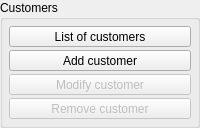
    <widget class="QGroupBox" name="gb_customers">
     <property name="title">
      <string>Customers</string>
     </property>
     <layout class="QVBoxLayout" name="verticalLayout_5">
      <property name="spacing">
       <number>3</number>
      </property>
      <property name="margin">
       <number>6</number>
      </property>
      <item>
       <widget class="QToolButton" name="tbtn_view_customers">
        <property name="sizePolicy">
         <sizepolicy hsizetype="Minimum" vsizetype="Fixed">
          <horstretch>0</horstretch>
          <verstretch>0</verstretch>
         </sizepolicy>
        </property>
        <property name="statusTip">
         <string>View list of customers</string>
        </property>
        <property name="text">
         <string>List of customers</string>
        </property>
        <property name="icon">
         <iconset resource="../rc/resources.qrc">
          <normaloff>:/images/images/view.png</normaloff>:/images/images/view.png</iconset>
        </property>
        <property name="iconSize">
         <size>
          <width>16</width>
          <height>16</height>
         </size>
        </property>
        <property name="checkable">
         <bool>true</bool>
        </property>
        <property name="toolButtonStyle">
         <enum>Qt::ToolButtonTextBesideIcon</enum>
        </property>
       </widget>
      </item>
      <item>
       <widget class="QToolButton" name="tbtn_add_customer">
        <property name="sizePolicy">
         <sizepolicy hsizetype="Minimum" vsizetype="Fixed">
          <horstretch>0</horstretch>
          <verstretch>0</verstretch>
         </sizepolicy>
        </property>
        <property name="statusTip">
         <string>Add a new customer</string>
        </property>
        <property name="text">
         <string>Add customer</string>
        </property>
        <property name="icon">
         <iconset resource="../rc/resources.qrc">
          <normaloff>:/images/images/customer_add.png</normaloff>:/images/images/customer_add.png</iconset>
        </property>
        <property name="iconSize">
         <size>
          <width>16</width>
          <height>16</height>
         </size>
        </property>
        <property name="toolButtonStyle">
         <enum>Qt::ToolButtonTextBesideIcon</enum>
        </property>
       </widget>
      </item>
      <item>
       <widget class="QToolButton" name="tbtn_modify_customer">
        <property name="enabled">
         <bool>false</bool>
        </property>
        <property name="sizePolicy">
         <sizepolicy hsizetype="Minimum" vsizetype="Fixed">
          <horstretch>0</horstretch>
          <verstretch>0</verstretch>
         </sizepolicy>
        </property>
        <property name="statusTip">
         <string>Modify the selected customer</string>
        </property>
        <property name="text">
         <string>Modify customer</string>
        </property>
        <property name="icon">
         <iconset resource="../rc/resources.qrc">
          <normaloff>:/images/images/customer_modify.png</normaloff>:/images/images/customer_modify.png</iconset>
        </property>
        <property name="iconSize">
         <size>
          <width>16</width>
          <height>16</height>
         </size>
        </property>
        <property name="toolButtonStyle">
         <enum>Qt::ToolButtonTextBesideIcon</enum>
        </property>
       </widget>
      </item>
      <item>
       <widget class="QToolButton" name="tbtn_remove_customer">
        <property name="enabled">
         <bool>false</bool>
        </property>
        <property name="sizePolicy">
         <sizepolicy hsizetype="Minimum" vsizetype="Fixed">
          <horstretch>0</horstretch>
          <verstretch>0</verstretch>
         </sizepolicy>
        </property>
        <property name="statusTip">
         <string>Remove the selected customer</string>
        </property>
        <property name="text">
         <string>Remove customer</string>
        </property>
        <property name="icon">
         <iconset resource="../rc/resources.qrc">
          <normaloff>:/images/images/customer_remove.png</normaloff>:/images/images/customer_remove.png</iconset>
        </property>
        <property name="iconSize">
         <size>
          <width>16</width>
          <height>16</height>
         </size>
        </property>
        <property name="toolButtonStyle">
         <enum>Qt::ToolButtonTextBesideIcon</enum>
        </property>
       </widget>
      </item>
     </layout>
    </widget>
